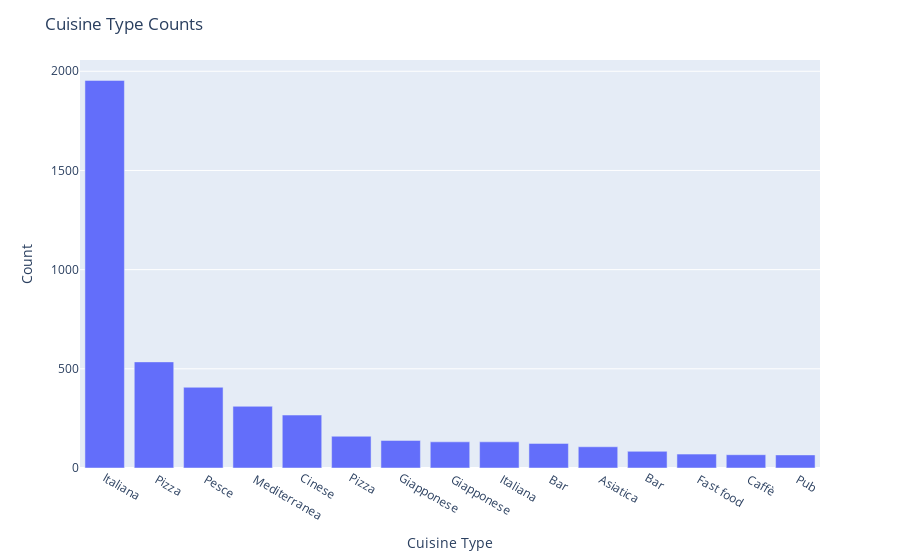

This figure's notebook cell:
### Code cell
# import pandas as pd
import plotly.express as px



# Split the cuisine types into separate columns
df_integrated[['cuisine_type_1', 'cuisine_type_2']] = df_integrated['cook_type'].str.split(',', n=1, expand=True)

# Get the counts of each cuisine type in the dataframe
cuisine_counts = pd.concat([df_integrated['cuisine_type_1'], df_integrated['cuisine_type_2']]).value_counts()
#cuisine_counts.pop("?")
# Create a bar plot using plotly express

fig = px.bar(x=cuisine_counts.index[:15], y=cuisine_counts.values[:15])

# Set the plot title and axis labels

fig.update_layout(title='Cuisine Type Counts', xaxis_title='Cuisine Type', yaxis_title='Count')

# Show the plot
fig.show()

### Figure 1 — Plotly figure (JSON) as saved in the notebook; plotly's stock layout.template omitted (floating-point values rounded to 4 significant figures)
{"data": [{"alignmentgroup": "True", "hovertemplate": "x=%{x}<br>y=%{y}<extra></extra>", "legendgroup": "", "marker": {"color": "#636efa", "pattern": {"shape": ""}}, "name": "", "offsetgroup": "", "orientation": "v", "showlegend": false, "textposition": "auto", "type": "bar", "x": ["Italiana", " Pizza", " Pesce", " Mediterranea", "Cinese", "Pizza", "Giapponese", " Giapponese", " Italiana", " Bar", " Asiatica", "Bar", " Fast food", " Caffè", " Pub"], "xaxis": "x", "y": [1954, 535, 407, 311, 267, 160, 139, 132, 132, 124, 107, 84, 70, 67, 66], "yaxis": "y"}], "layout": {"barmode": "relative", "legend": {"tracegroupgap": 0}, "margin": {"t": 60}, "title": {"text": "Cuisine Type Counts"}, "xaxis": {"anchor": "y", "domain": [0, 1], "title": {"text": "Cuisine Type"}}, "yaxis": {"anchor": "x", "domain": [0, 1], "title": {"text": "Count"}}}}
